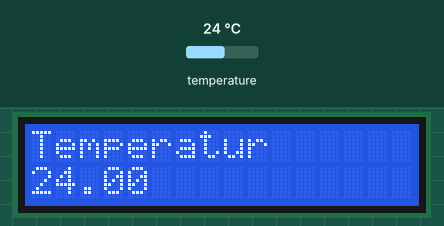
Bench run of a sketch on a simulated Arduino Uno, built with avr-gcc and run on an emulated ATmega328P. On the bench: 16×2 character LCD. Inputs (shaded band) come from the test bench; at power-on: temperature 24 °C. What the sketch prints to the serial monitor is not drawn.

Above: at 1.2 s.
1.3 s: temperature set to 12 °C
At 5.1 s:
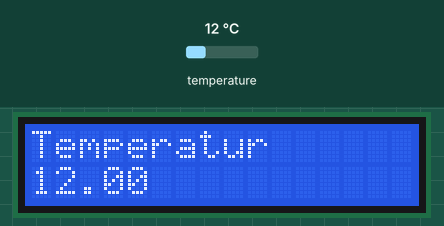
6.1 s: temperature set to 19 °C
At 9.6 s:
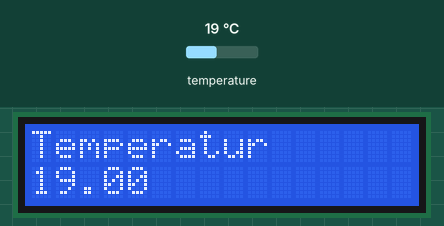
9.9 s: temperature set to 28 °C
At 12.9 s:
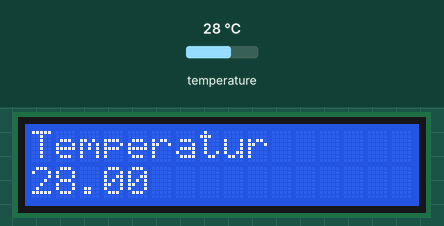
Timing chart, 0 to 14.4 s (numbered marks = the images above; inputs shaded):
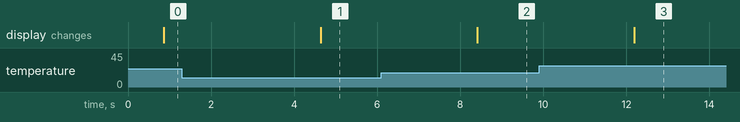

The sketch:

sketch_ky-001-dsp18b20-temp_sensor.ino
```cpp
#include <OneWire.h>
#include <DallasTemperature.h>

// Data wire is plugged into pin 2 on the Arduino
#define ONE_WIRE_BUS 2

// Setup a oneWire instance to communicate with any OneWire devices (not just Maxim/Dallas temperature ICs)
OneWire oneWire(ONE_WIRE_BUS);

// Pass our oneWire reference to Dallas Temperature.
DallasTemperature sensors(&oneWire);

// Opsætning af knap
int buttonpin13 = 13;
int buttonState13 = 0;

#define del 1000
#include <LiquidCrystal.h>

/*
  The circuit:
 * LCD RS pin to digital pin 12
 * LCD Enable pin to digital pin 11
 * LCD D4 pin to digital pin 5
 * LCD D5 pin to digital pin 4
 * LCD D6 pin to digital pin 3
 * LCD D7 pin to digital pin 2
 * LCD R/W pin to ground
 * LCD VSS pin to ground
 * LCD VCC pin to 5V
 * 10K resistor:
 * ends to +5V and ground
 * wiper to LCD VO pin (pin 3)
 */

// initialize the library by associating any needed LCD interface pin
// with the arduino pin number it is connected to
const int rs = 12, en = 11, d4 = 5, d5 = 4, d6 = 3, d7 = 7;
LiquidCrystal lcd(rs, en, d4, d5, d6, d7);

int offsetTime = 0;
int temp_pos = 11;


void setup(void)
{
  // Init display
  lcd.cursor();
  lcd.blink();
  lcd.begin(16, 2);          // set up the LCD's number of columns and rows:
  lcd.print("Temperatur"); // Print a message to the LCD.


  Serial.begin(9600);// start serial port
  Serial.println("Dallas Temperature IC Control Library Demo");

  // Start up the library
  sensors.begin(); // IC Default 9 bit. If you have troubles consider upping it 12. Ups the delay giving the IC more time to process the temperature measurement
}

void loop(void)
{
  // call sensors.requestTemperatures() to issue a global temperature
  // request to all devices on the bus
  Serial.println("Requesting temperatures...\n");
  sensors.requestTemperatures(); // Send the command to get temperatures
  Serial.println("DONE");
  Serial.print("Temperature for Device 1 is: ");
  Serial.print(sensors.getTempCByIndex(0)); // Why "byIndex"? You can have more than one IC on the same bus. 0 refers to the first IC on the wire

  lcd.setCursor(0, 1); // set the cursor to column 0, line 1
  lcd.print( sensors.getTempCByIndex(0) );
  delay(3000);
}
```

Measured:
- after the input at 1.3 s, the display: changes after 3.3 s (image 1)
- after the input at 6.1 s, the display: changes after 2.3 s (image 2)
- after the input at 9.9 s, the display: changes after 2.3 s (image 3)
